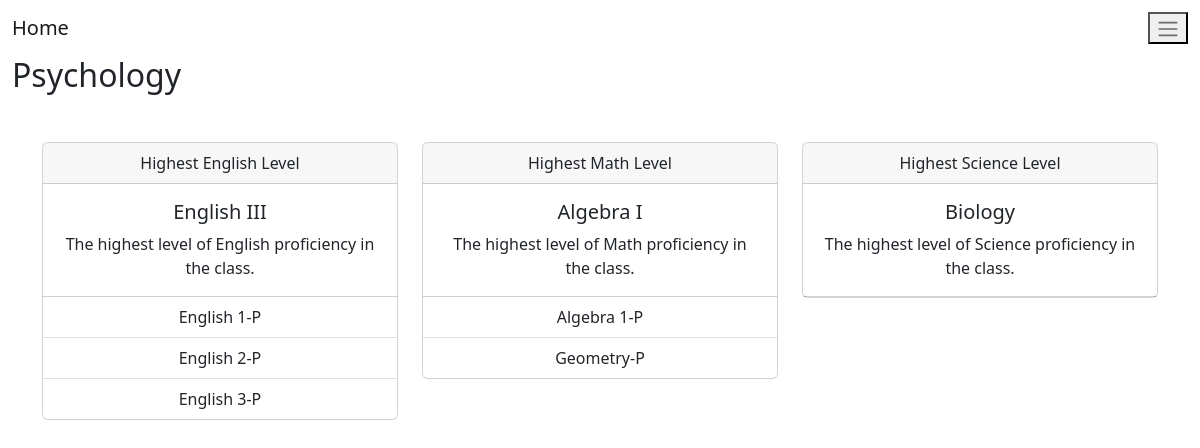
/major/Psychology, run on the app's committed database.
### website/models.py (models this page shows)
class Major(db.Model):
   id = db.Column(db.Integer, primary_key = True)
   Major_Name = db.Column(db.String(120), unique = True)
   Math_Level = db.Column(db.String(120))
   English_Level = db.Column(db.String(120))
   Science_Level = db.Column(db.String(120))
   Major_Keywords = db.Column(db.String(10000))

class Class(db.Model):
    id = db.Column(db.Integer, primary_key=True)
    Course_Name = db.Column(db.String(1000))
    prerequisites = db.relationship('Class', secondary=prerequisite_table,
                                     primaryjoin=id==prerequisite_table.c.course_id,
                                     secondaryjoin=id==prerequisite_table.c.prerequisite_id)
    Course_Notes = db.Column(db.String(10000))
    Course_Path = db.Column(db.Integer, db.ForeignKey('path.id'))

### website/views.py (the view)
@views.route('/major/<string:major_name>')
def major(major_name):
  major_query = Major.query.filter_by(Major_Name = major_name).first()
  if not major_query:
    abort(404, description = "Major not found.")
  class_list = getNames(Class.query.all())
  subjects = {
    'Math': major_query.Math_Level,
    'English': major_query.English_Level,
    'Science': major_query.Science_Level
  }
  class_matches = {subject: get_closest_class(level, class_list) for subject, level in subjects.items()}
  prerequisites = {
    subject: fetch_course_with_prerequisites(course_name) for subject, course_name in class_matches.items()
  }
  print(f"Session student: {session.get('student')}")
  print(f"Prerequisites: {prerequisites}")
  return render_template(
    'majors.html', math_prerequisites = prerequisites['Math'], english_prerequisites = prerequisites['English'], science_prerequisites = prerequisites['Science'], major = major_query
  )

### website/tools.py (called while the page is built)
def getNames(Class_Query):
  ans = []
  for Class in Class_Query:
    ans.append(Class.Course_Name)
  return ans

def get_closest_class(level, class_list):
  return difflib.get_close_matches(level, class_list, n=1)[0] if level else None

def collect_prerequisites(course, collected=None):
    if collected is None:
        collected = []
    if course.Course_Name not in collected:
        collected.append(course.Course_Name)
    for prereq in course.prerequisites:
        collect_prerequisites(prereq, collected)
    return collected

def fetch_course_with_prerequisites(course_name):
  if not course_name:
    return []
  course = Class.query.filter_by(Course_Name = course_name).first()
  if not course:
    return []
  prerequisites = collect_prerequisites(course)
  prerequisites.reverse()
  return prerequisites

### website/templates/majors.html (shortened to what this page needs)
{% extends 'index.html' %}
{% block navbar %}{{super()}}{% endblock %}
{% block main %}
<div class="container-fluid">
  <h2>{{major.Major_Name}}</h2>
  <div class="container mt-5">
    <div class="row">
      {% if major.English_Level %}
        <div class="col-md-4">
            <div class="card text-center">
                <div class="card-header">
                    Highest English Level
                </div>
                <div class="card-body">
                    <h5 class="card-title">{{major.English_Level}}</h5>
                    <p class="card-text">The highest level of English proficiency in the class.</p>
                </div>
                <ul class="list-group list-group-flush">
                    {% for i in range(english_prerequisites | length - 1) %}
                    <li class="list-group-item">{{ english_prerequisites[i] }}</li>
                {% endfor %}
                </ul>
            </div>
        </div>
      {% endif %}
      {% if major.Math_Level %}
      <div class="col-md-4">
            <div class="card text-center">
                <div class="card-header">
                    Highest Math Level
                </div>
                <div class="card-body">
                    <h5 class="card-title">{{major.Math_Level}}</h5>
                    <p class="card-text">The highest level of Math proficiency in the class.</p>
                </div>
                <ul class="list-group list-group-flush">
                    {% for i in range(math_prerequisites | length - 1) %}
                    <li class="list-group-item">{{ math_prerequisites[i] }}</li>
                {% endfor %}
                </ul>
            </div>
        </div>
        {% endif %}
        {% if major.Science_Level %}
        <div class="col-md-4">
            <div class="card text-center">
                <div class="card-header">
                    Highest Science Level
                </div>
                <div class="card-body">
                    <h5 class="card-title">{{major.Science_Level}}</h5>
                    <p class="card-text">The highest level of Science proficiency in the class.</p>
                </div>
                <ul class="list-group list-group-flush">
                </ul>
            </div>
        </div>
        {% endif %}
    </div>
  </div>
</div>
{% endblock %}

### data on the page
Major: Major_Name "Psychology", English_Level "English III", Math_Level "Algebra I", Science_Level "Biology"
Class: Course_Name "English 1-P"
Class: Course_Name "English 2-P"
Class: Course_Name "English 3-P"
Class: Course_Name "Algebra 1-P"
Class: Course_Name "Geometry-P"
